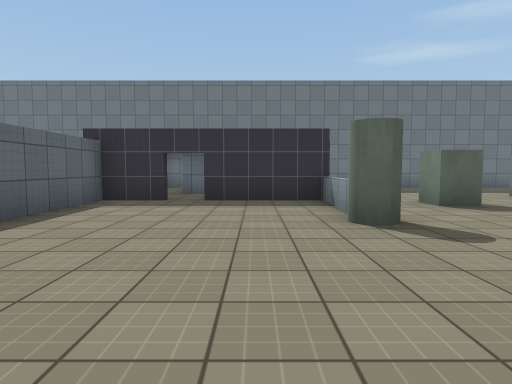
view 1 (above)

24 first-person views from a walk through a Unity game level. The camera is 1.3 m above the floor, tilts 4° down and sees 75° across. The floor is counted in squares, 1.95 m on a side. Each view is taken from the middle of a square. On the plan, view 1 faces up. The plan holds only what a view shows up to about 10 squares ahead; the rest is blank. The place goes on beyond the plan. The player character is not drawn. Some surface patterns are stand-ins.

view 2
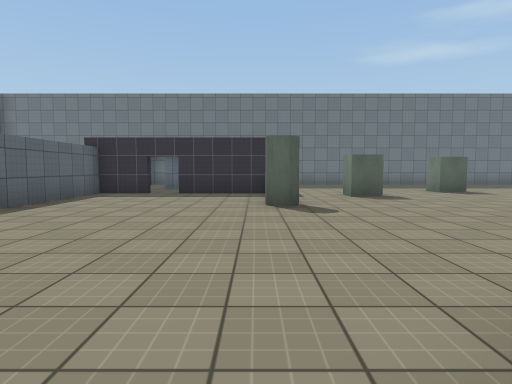

view 3
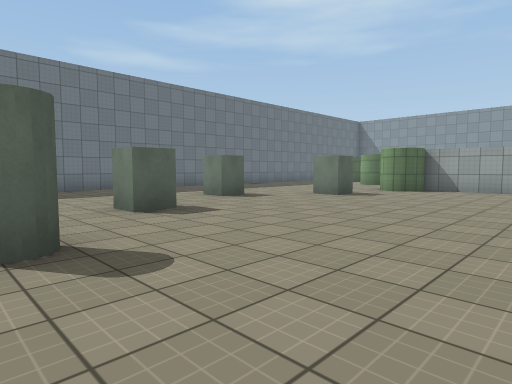

view 4
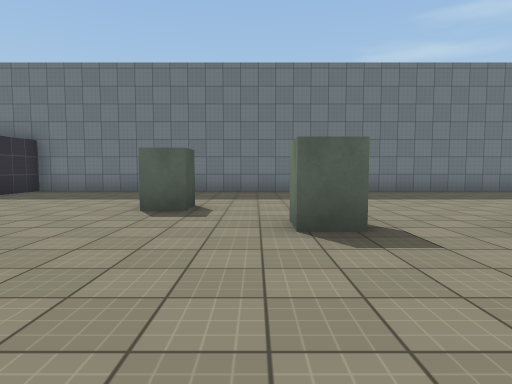

view 5
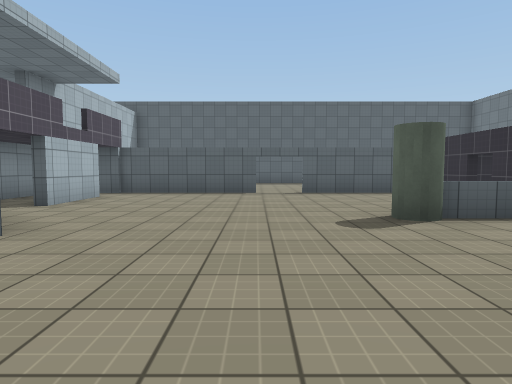

view 6
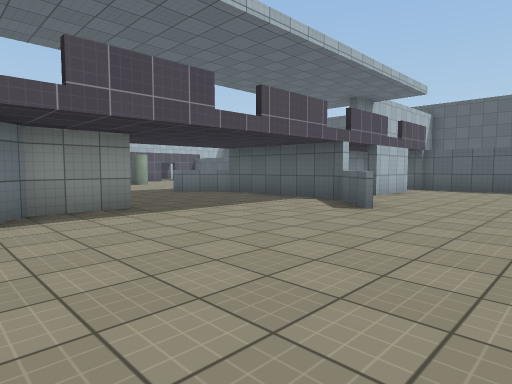

view 7
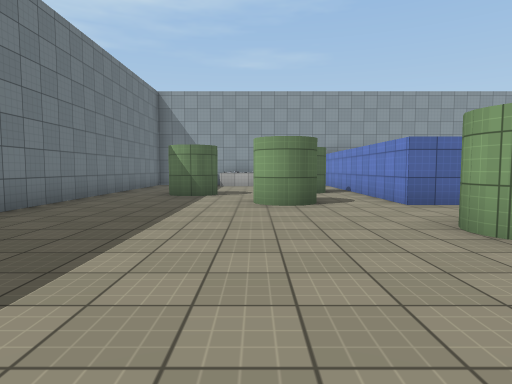

view 8
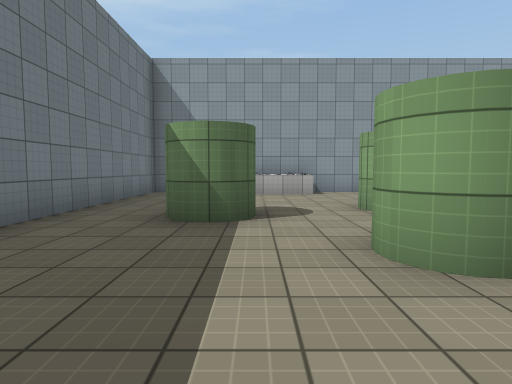

view 9
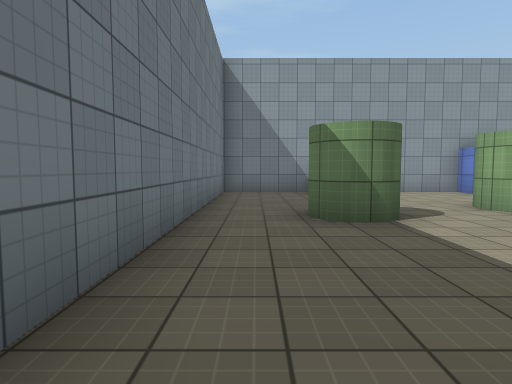

view 10
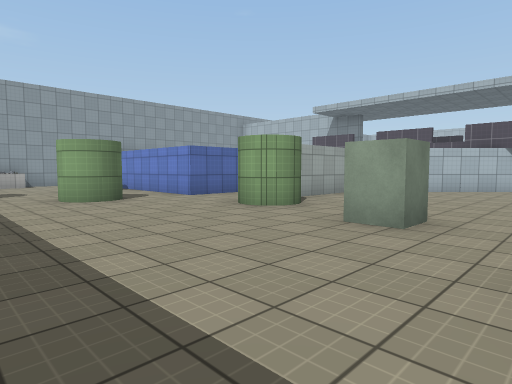

view 11
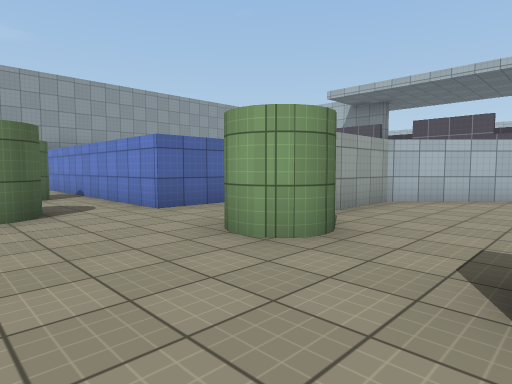

view 12
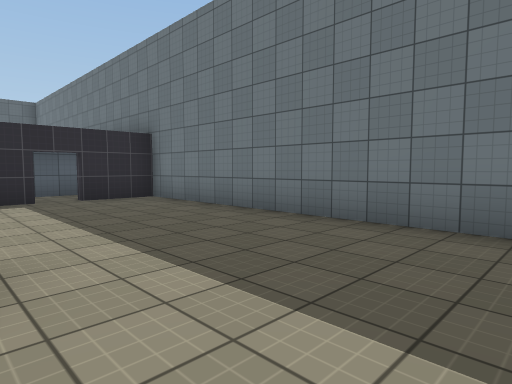

view 13
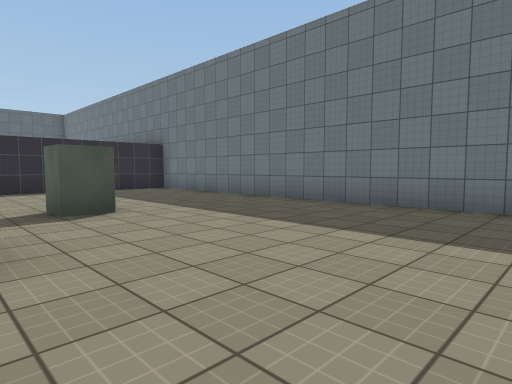

view 14
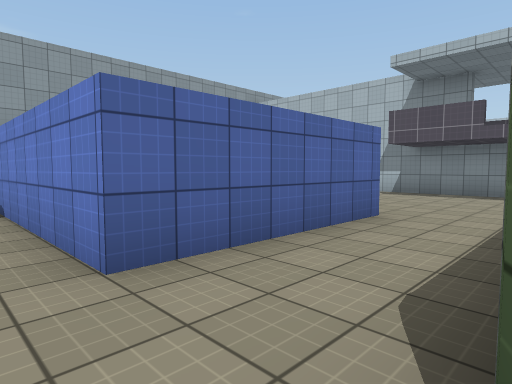

view 15
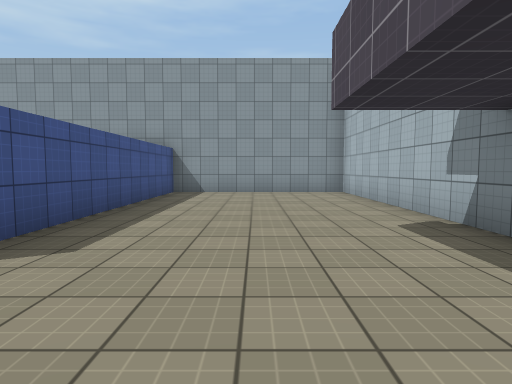

view 16
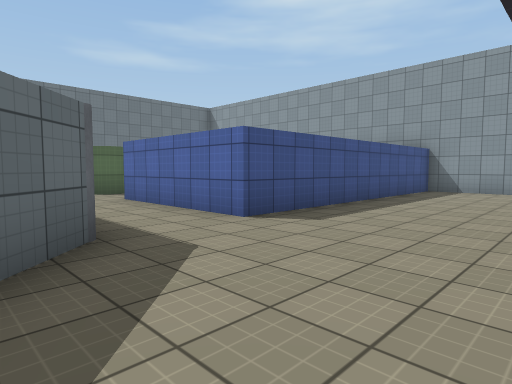

view 17
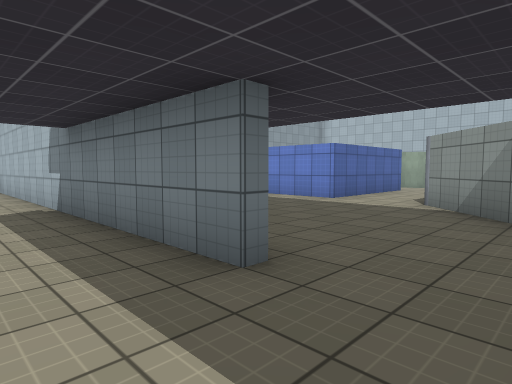

view 18
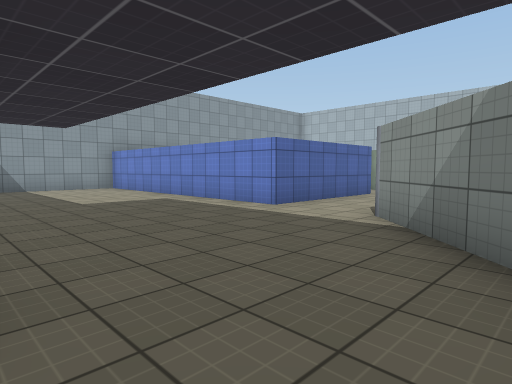

view 19
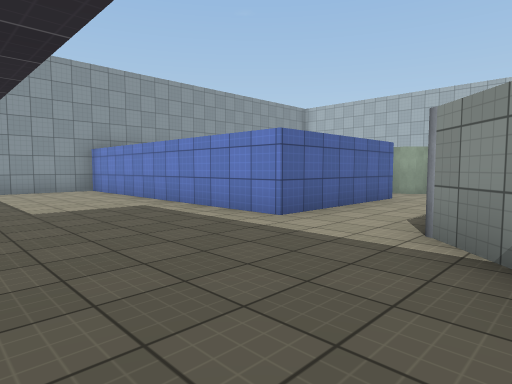

view 20
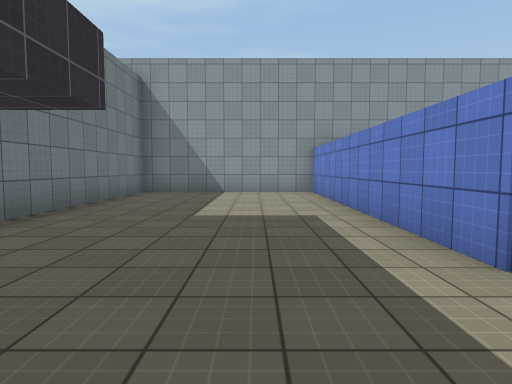

view 21
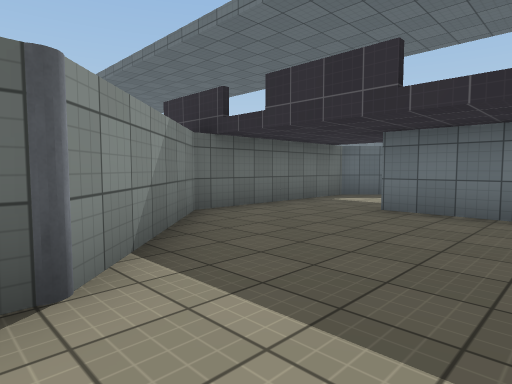

view 22
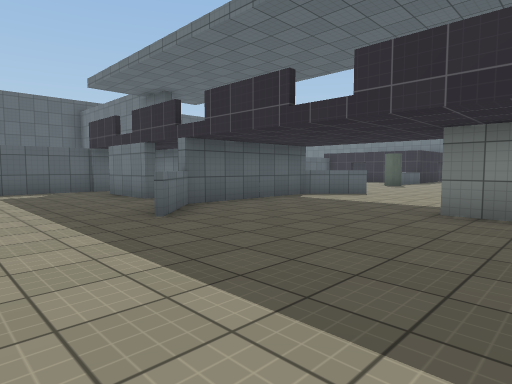

view 23
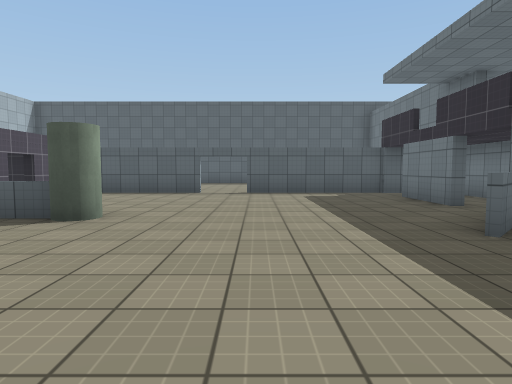

view 24
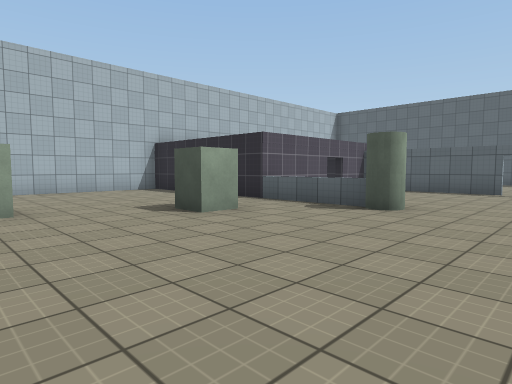

### Floor plan
Points are (right, up) in squares from view 1. A wall is a line through its corners. A room is listed if a view was taken in it or the views show most of it. See-through windows are left out.
Room 1 (views 1, 3, 4, 5, 6, 7, 8, 9, 10, 11, 12, 13, 14)
walls: (11.9, 1.5) (11.9, 4.4); (14.1, 5.2) (21.6, 5.2) (21.6, 11.9) (1.6, 11.9) (1.6, 10.2); (1.4, 7) (-1.1, 7); (8.5, -1.9) (11.5, 1); (2.8, -0.6) (1.6, -1.8); (1.6, 9.6) (1.6, 7.4); (5.5, -3.5) (7, -3.5) (7.4, -3.1); (-1.9, 7) (-3.3, 7) (-3.3, 3.2); (-3.3, 2) (-3.3, -2.4); (-2, -1.7) (0.1, -1.7)
low walls: (1.4, 5.9) (1.4, 7)
ways out: opening at (1, -2) to room 2; gap at (-2, -2) to room 2; opening at (13.5, 5) to room 3; opening at (4, -3.3) to room 5; opening at (-3, 3); opening at (2, 10); gap at (-1.5, 7)
objects: cylinder (2, 4); block (4, 6); block (7, 8); block (9, 6)
Room 2 (view 2)
walls: (-2.2, -3.5) (-1.1, -3.5)
ways out: opening at (1, -2) to room 1; gap at (-2, -2) to room 1
Room 3 (views 15, 16, 17)
walls: (11.6, -3.5) (21.6, -3.5) (21.6, 1.4) (14.1, 1.4) (14.1, 5.2); (10.2, -0.6) (9.5, -1.4) (9.5, -3.4)
ways out: opening at (13.5, 5) to room 1; opening at (10.5, -4) to room 4
objects: cylinder (12, 1)
Room 4 (views 18, 19, 20)
walls: (14.1, -8.6) (21.6, -8.6) (21.6, -3.7) (16.1, -3.7); (13.4, -3.7) (11.6, -3.7); (9.5, -3.4) (9.5, -5.9) (12.1, -8.5)
ways out: opening at (10.5, -4) to room 3; opening at (13.5, -8) to room 5
Room 5 (views 21, 22, 23, 24)
walls: (14.1, -12.5) (14.1, -8.6); (1.6, -12.9) (1.6, -15.1); (3, -19.2) (5.5, -19.2); (6.4, -3.7) (5.5, -3.7); (-1.1, -14.2) (1.6, -14.2); (-2.5, -14.2) (-1.9, -14.2); (0.1, -5.5) (-2, -5.5); (-3.3, -10.5) (-3.3, -13.4); (1.6, -1.8) (1.6, -5.5) (2.9, -6.7); (-3.3, -4.9) (-3.3, -9.2)
ways out: opening at (4, -3.3) to room 1; opening at (13.5, -8) to room 4; opening at (-3, -10); gap at (-1.5, -14)
objects: cylinder (1, -12) to (2, -11); block (4, -14); block (7, -15); cylinder (12, -9); cylinder (14, -15) to (15, -14)

Positions as (right, up) in squares from view 1, and headings:
1: (0, 0), facing up
2: (1, -2), facing up
3: (1, 1), facing up-right
4: (8, 2), facing up
5: (6, 2), facing left
6: (8, 2), facing down-left
7: (8, 8), facing right
8: (12, 9), facing right
9: (12, 11), facing right
10: (7, 10), facing down-right
11: (9, 8), facing down-right
12: (9, 8), facing up-left
13: (12, 6), facing up-left
14: (12, 6), facing down-right
15: (12, -1), facing right
16: (11, -2), facing up-right
17: (10, -2), facing down-right
18: (10, -4), facing down-right
19: (11, -5), facing down-right
20: (12, -7), facing right
21: (14, -9), facing up-left
22: (7, -9), facing up-left
23: (6, -9), facing left
24: (7, -9), facing down-left
